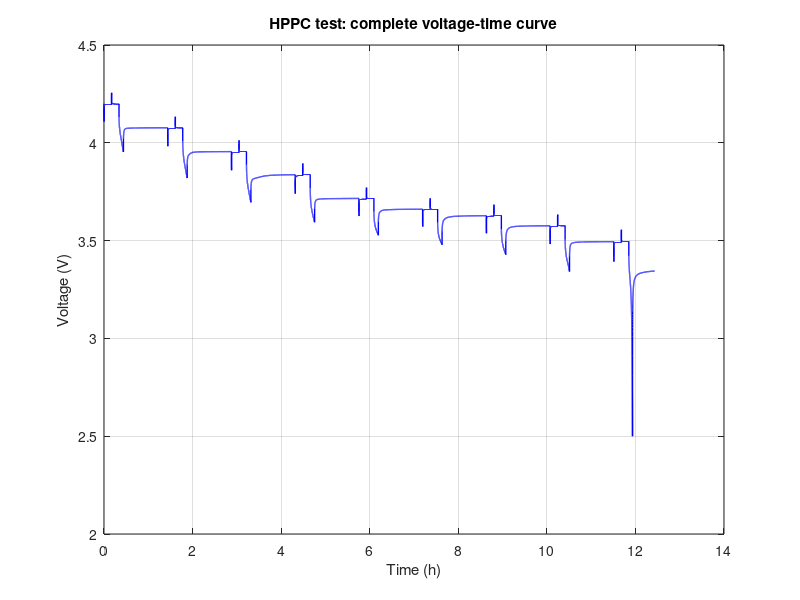

Write the MATLAB code that produced this figure. (Note: this script raises an error after producing the figure.)
% HPPC TEST TO COMPUTE 1-RC MODEL PARAMETERS

% R0 : instant voltage jump when the current starts/stops
% RC : exponential fit of the voltage relaxation after the pulse (over 5RC)
% R1 : relaxation voltage dV1, corrected for the short pulse
% C1 : RC / R1

% See HPPC is a Pulse test with several short pulses and rest period
% occuring, so main task is to identify the pulse.
k_rc          = 5;     % taking a settled relaxation of 5RC
rest_thr      = 0.5;   
pulse_min_dur = 5;     
pulse_max_dur = 30;    

% Load Data
hppc = load('HPPC.mat');
t = hppc.Data.Times(:);        
V = hppc.Data.VoltageV(:);     
I = hppc.Data.CurrentA(:);     

ocv = load('OCV_SOC_table.mat', 'Q');
Q   = ocv.Q;                   % Capacity (full discharge)

% Computing SOC as dataset don't have any related coloumn
% Test starts fuly charged so initial soc is assumed as 1
SOC = 1 + cumtrapz(t, I) / 3600 / Q;

%Complete V-t curve
figure('Name','Complete V-t curve','Color','w');
plot(t/3600, V, 'b', 'LineWidth', 1);
grid on; xlabel('Time (h)'); ylabel('Voltage (V)');
title('HPPC test: complete voltage-time curve');

%  FINDING THE PULSES
%  rest_thr tells that if currnet is below 0.5A it is considered as rest
%  "busy" is true while current flows. We pad it with false at both ends so
%  a current block touching the first or last sample is also detected.
%  Each busy block starts at starts(j) and ends at ends(j). Pulses are the
%  short blocks (about 10 s). The rest after a pulse runs from ends(j)+1
%  until the next block starts.

busy   = abs(I) > rest_thr;
b      = [false; busy(:); false];
starts = find(diff(b) ==  1);          % first sample of each current block
ends   = find(diff(b) == -1) - 1;      % last sample of each current block


%  PARAMETERS
%  R0: the voltage jumps by dI*R0 at once when the current starts and again
%       when it stops (ohmic drop, R0 = dV/dI). dI is the REAL current step
%       at each jump (pulse current minus the rest current next to it).
%       We calculate R0 at both jumps and average:
%           R0_start = |V(s)-V(s-1)| / |Ip - I(s-1)|
%           R0_end   = |V(r1)-V(e)|  / |Ip - I(r1)|
%           R0       = (R0_start + R0_end) / 2
%
%  RC: after the current stops the voltage relaxes as
%           V(t) = Vinf + a*exp(-t/RC)
%       We fit this to the rest data over a window of 5RC.
%
%  R1: at the end of the pulse the voltage across the RC branch is
%           dV1 = |a|  =  dI*R1*(1 - exp(-Tp/RC))
%       (the RC branch is NOT fully charged after a short pulse of length
%       Tp, hence the factor in brackets), so
%           R1 = dV1 / ( |dI_start| * (1 - exp(-Tp/RC)) )
%
%  C1: RC = R1*C1

P = struct('type',{},'soc',{},'I',{},'R0',{},'R1',{},'C1',{},'tau',{},'Vinf',{},'a',{},'idx',{});
n = 0;

for j = 1:numel(starts)
    s = starts(j);  e = ends(j);
    dur = t(e) - t(s);
    if dur < pulse_min_dur || dur > pulse_max_dur, continue; end   % not a pulse
    if s < 2 || e >= numel(I), continue; end       % need a sample before and after

    r1 = e + 1;                                    % first rest sample
    if j < numel(starts), r2 = starts(j+1) - 1; else, r2 = numel(I); end

    Ip = median(I(s:e));                           % pulse current [A]
    Tp = t(r1) - t(s);                             % pulse length [s]

    % ---- R0: real current step at each jump, then average ----
    dI_start = Ip - I(s-1);                        % step when the pulse starts
    dI_end   = Ip - I(r1);                         % step when the pulse stops
    R0 = ( abs(V(s) - V(s-1)) / abs(dI_start) ...
         + abs(V(r1) - V(e))  / abs(dI_end) ) / 2;

    % ---- RC from the relaxation fit ----
    [Vinf, a, tau] = fit_relax(t(r1:r2) - t(r1), V(r1:r2), k_rc);

    % ---- R1 and C1 (the RC branch was driven by the step dI_start) ----
    dV1 = abs(a);                                  % RC-branch voltage at pulse end
    R1  = dV1 / (abs(dI_start) * (1 - exp(-Tp/tau)));
    C1  = tau / R1;

    n = n + 1;
    P(n).type = sign(Ip);  P(n).soc = SOC(s);  P(n).I = Ip;
    P(n).R0 = R0;  P(n).R1 = R1;  P(n).C1 = C1;  P(n).tau = tau;
    P(n).Vinf = Vinf;  P(n).a = a;  P(n).idx = [s e r1 r2];
end

% LOOK-UP TABLE HAVING CHARGE AND DISCHARGED PARAMEETRS WITH SOC 
% INTERPOLATED AND EXTRAPOLATED TO COVER WHOLE RANGE
% Between the pulse SOC range we use pchip (smooth). 
% Outside it the values are extrapolated along a straight line.

ptype = [P.type];  psoc = [P.soc];
pR0 = [P.R0];  pR1 = [P.R1];  pC1 = [P.C1];
isD = ptype < 0;   isC = ptype > 0;

SOC_grid = linspace(0, 1, 1001).';                 

R0_charge    = interp_full(psoc(isC), pR0(isC), SOC_grid);   
R1_charge    = interp_full(psoc(isC), pR1(isC), SOC_grid);   
C1_charge    = interp_full(psoc(isC), pC1(isC), SOC_grid);   

R0_discharge = interp_full(psoc(isD), pR0(isD), SOC_grid);   
R1_discharge = interp_full(psoc(isD), pR1(isD), SOC_grid);   
C1_discharge = interp_full(psoc(isD), pC1(isD), SOC_grid);   

LUT = table(SOC_grid, R0_charge, R1_charge, C1_charge, R0_discharge, R1_discharge, C1_discharge,'VariableNames', {'SOC_frac','R0_charge_Ohm','R1_charge_Ohm',    'C1_charge_F','R0_discharge_Ohm', 'R1_discharge_Ohm', 'C1_discharge_F'});

save(fullfile(fileparts(which('setup_paths')),'Lookup','HPPC_params.mat'), 'LUT');

%  FIGURE : R0, R1 and C1 vs SOC (charge and discharge)
x = SOC_grid * 100;
soc_pl = [min(psoc), max(psoc)] * 100;

figure('Name','R0, R1, C1 vs SOC','Color','w');

subplot(3,1,1);
plot(x, R0_charge*1e3, 'r', x, R0_discharge*1e3, 'b', 'LineWidth', 1.5); hold on;
plot(psoc(isC)*100, pR0(isC)*1e3, 'ro', 'MarkerSize', 4);
plot(psoc(isD)*100, pR0(isD)*1e3, 'bo', 'MarkerSize', 4);
yl = ylim;
plot(soc_pl([1 1]), yl, 'k:', 'HandleVisibility', 'off');
plot(soc_pl([2 2]), yl, 'k:', 'HandleVisibility', 'off');
grid on; ylabel('R0 (m\Omega)');
title('HPPC parameters vs SOC  (lines = table, circles = pulses, dotted = pulse SOC range)');
legend('Charge','Discharge','Charge pulses','Discharge pulses','Location','best');

subplot(3,1,2);
plot(x, R1_charge*1e3, 'r', x, R1_discharge*1e3, 'b', 'LineWidth', 1.5); hold on;
plot(psoc(isC)*100, pR1(isC)*1e3, 'ro', 'MarkerSize', 4);
plot(psoc(isD)*100, pR1(isD)*1e3, 'bo', 'MarkerSize', 4);
yl = ylim;
plot(soc_pl([1 1]), yl, 'k:');  plot(soc_pl([2 2]), yl, 'k:');
grid on; ylabel('R1 (m\Omega)');

subplot(3,1,3);
plot(x, C1_charge, 'r', x, C1_discharge, 'b', 'LineWidth', 1.5); hold on;
plot(psoc(isC)*100, pC1(isC), 'ro', 'MarkerSize', 4);
plot(psoc(isD)*100, pC1(isD), 'bo', 'MarkerSize', 4);
yl = ylim;
plot(soc_pl([1 1]), yl, 'k:');  plot(soc_pl([2 2]), yl, 'k:');
grid on; ylabel('C1 (F)'); xlabel('SOC (%)');

% Print the LOOK-UP Table
fprintf('\n   HPPC LOOK-UP TABLE \n');
fprintf('%7s | %10s %10s %10s | %10s %10s %10s\n', 'SOC[%]','R0_chg[Ohm]', 'R1_chg[Ohm]', 'C1_chg[F]','R0_dis[Ohm]', 'R1_dis[Ohm]', 'C1_dis[F]');
for k = 1:100:height(LUT)
    fprintf('%7.1f | %10.5f %10.5f %10.1f | %10.5f %10.5f %10.1f\n', LUT.SOC_frac(k)*100, LUT.R0_charge_Ohm(k), LUT.R1_charge_Ohm(k), LUT.C1_charge_F(k), LUT.R0_discharge_Ohm(k), LUT.R1_discharge_Ohm(k), LUT.C1_discharge_F(k));
end

% FUNCTIONS

% After the pulse is over voltage don't suddnely fall to 0 so that
% behaviour is replicated with help of this function.
% It fits the curve v(t)= Vinf + a*exp(-t/RC)  over a window of k_rc*RC
% Vinf : settled voltage [V]
% a : V(just after the pulse) - Vinf [V]

function [Vinf, a, tau] = fit_relax(tr, vr, k_rc)
    ref = vr(end);
    y   = (vr - ref) * 1e3;                            % mV relative to last sample
    mdl = @(p, x) p(1) + p(2) * exp(-x ./ exp(p(3)));  % p = [Vinf_mV, a_mV, log(RC)]
    sse = @(p, x, yy) sum((mdl(p, x) - yy).^2);
    opt = optimset('Display','off','TolX',1e-10,'TolFun',1e-12,'MaxIter',5000,'MaxFunEvals',5000);

    p = fminsearch(@(q) sse(q, tr, y), [0, y(1), log(30)], opt);   % whole rest

    for it = 1:3                                       % refit on the 5RC window
        mask = tr <= k_rc * exp(p(3));
        if nnz(mask) < 10, mask = true(size(tr)); end
        p = fminsearch(@(q) sse(q, tr(mask), y(mask)), p, opt);
    end

    tau  = exp(p(3));                                  
    Vinf = ref + p(1) / 1e3;                          
    a    = p(2) / 1e3;                                 
end

% INTERPOLATION is done between the pulses and EXTRAPOLATION outside first
% and last pulse over the set.
% Can use a linear interpolation or pchip(smooth) that fits a smooth curve
function yq = interp_full(x, y, xq)
    [x, ix] = sort(x(:));   y = y(:);   y = y(ix);
    yq = interp1(x, y, xq, 'pchip');
    lo = xq < x(1);   hi = xq > x(end);
    yq(lo) = y(1)   + (xq(lo) - x(1))   * (y(2)   - y(1))     / (x(2)   - x(1));
    yq(hi) = y(end) + (xq(hi) - x(end)) * (y(end) - y(end-1)) / (x(end) - x(end-1));
    yq = max(yq, 0.1*min(y));
end
